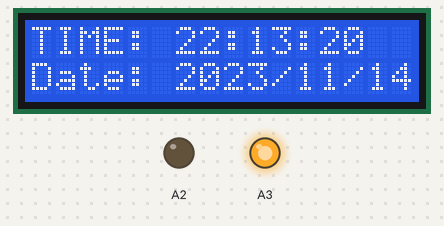
This sketch was run on a simulated Arduino Uno, built for the host (arithmetic inside an expression is 32-bit, double 64-bit). Parts: 16×2 character LCD, output pins drawn as LEDs (lit = HIGH). The local clock reads 2024-03-15 10:24:30 at power-on unless the sketch sets it; what the sketch prints to the serial monitor is not drawn.

Above: at 0.1 s.
At 4.1 s:
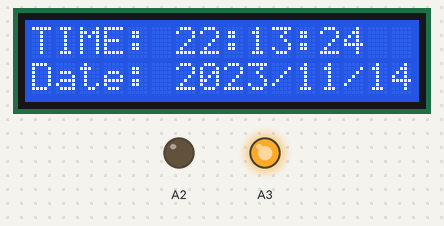
At 9.2 s:
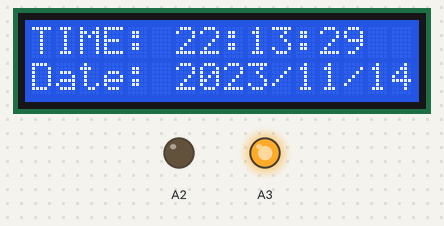
At 19.2 s:
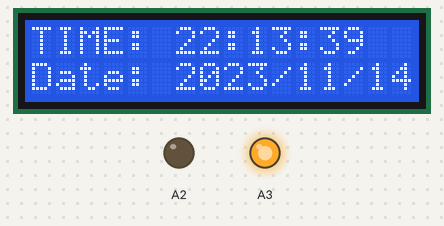
At 28.3 s:
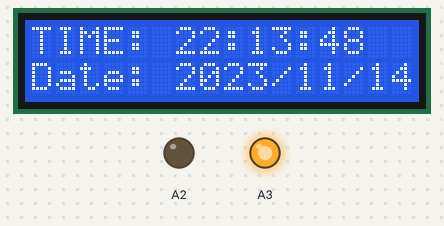
At 38.3 s:
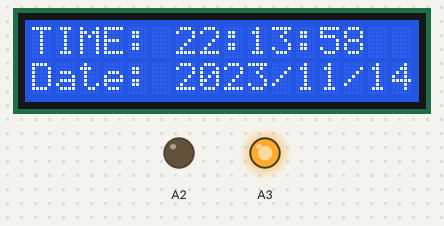

Measured:
- what the display in image 1 shows lasts 1.0 s, from 4.1 s to 5.1 s

The sketch:

RTC_Buffer.ino
```cpp
//Project:
//Author:
//Date: YY/MM/DD
//Status
#include <Wire.h>
#include <RTClib.h>
RTC_DS1307 rtc;
DateTime dt;
#include <LiquidCrystal.h>
uint8_t RS = 7, EN = 6, D4 = 5, D5 = 4, D6 = 3, D7 = 2;
LiquidCrystal lcd(RS, EN, D4, D5, D6, D7);
#define LCD_COLUMNS  16
#define LCD_ROWS 2

char buffer[LCD_COLUMNS];

void setup() {
  rtc.begin();
  pinMode(A2, OUTPUT);
  pinMode(A3, OUTPUT);
  digitalWrite(A3, HIGH);
  digitalWrite(A2, LOW);
  lcd.begin(LCD_COLUMNS, LCD_ROWS);
  rtc.adjust(DateTime( (__DATE__), (__TIME__)  ));
  Serial.begin(9600);
}

void loop() {
  dt = rtc.now();
  Serial.println(dt.year());
  Serial.println(dt.month());
  Serial.println(dt.day());
  Serial.print(dt.hour());
  Serial.print(": ");
  Serial.println(dt.minute());
  /*lcd.clear();
  lcd.setCursor(0,0);
  lcd.print("Time:");
  lcd.print(dt.hour());
  lcd.print(":");
  lcd.print(dt.minute());
  lcd.print(":");
  lcd.print(dt.second());
  lcd.setCursor(0, 1);
  lcd.print("Date:");
  lcd.print(dt.year());
  lcd.print(":");
  lcd.print(dt.day());
  delay(1000);
  */
  lcd.setCursor(0,0);
  sprintf(buffer, "TIME: %02d:%02d:%02d", dt.hour(), dt.minute(), dt.second());
  lcd.print(buffer);
  lcd.setCursor(0,1);
  sprintf(buffer, "Date: %4d/%02d/%02d", dt.year(), dt.month(), dt.day());
  lcd.print(buffer);
  delay(1000);
}
```
